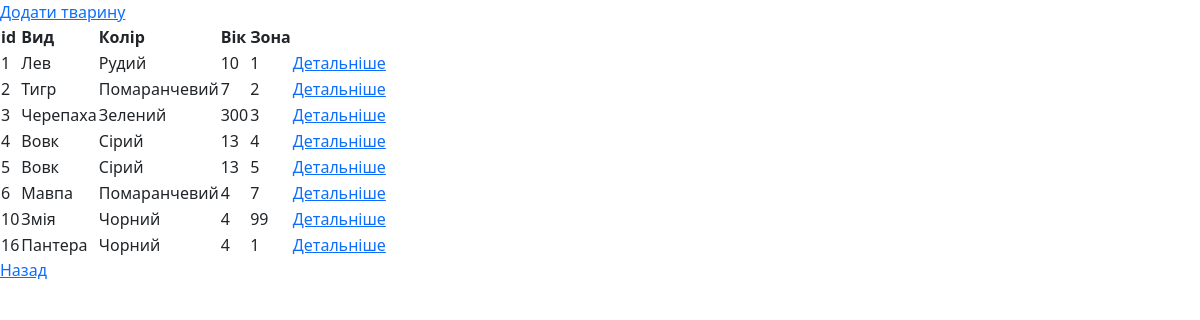
The page /moderator/animals on the database as committed earlier.
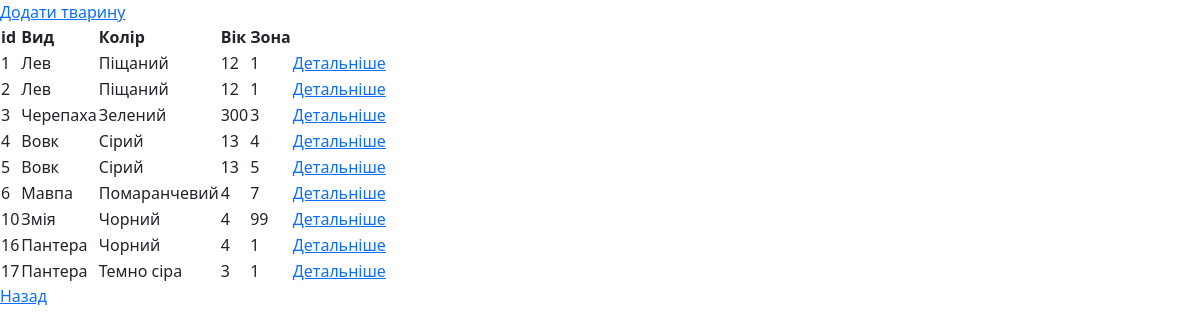
The same page on the database as committed later.
### main/models.py (models this page shows, shortened)
class Animal(models.Model):
    id = models.IntegerField("№", primary_key=True)
    type = models.CharField("Вид", max_length=20)
    color = models.CharField("Колір", max_length=20)
    age = models.IntegerField("Вік")
    zone = models.IntegerField("Зона")

### moderator/views.py (the view)
# urls.py: path('animals', views.show_animals, name="animals_u")
def show_animals(request):
    all_animals = Animal.objects.all()
    return render(request, "moderator/animal/show.html", {'all_animals':all_animals})

### moderator/templates/moderator/animal/show.html (shortened to what this page needs)
{% extends "layout_m.html" %}
{% block content %}
<a href="{% url 'animals_create' %}">Додати тварину</a>
<br>
<table>
    <tr>
        <th>id</th>
        <th>Вид</th>
        <th>Колір</th>
        <th>Вік</th>
        <th>Зона</th>
    </tr>
    {% for i in all_animals %}
    <tr>
        <td>{{ i.id }}</td>
        <td>{{ i.type }}</td>
        <td>{{ i.color }}</td>
        <td>{{ i.age }}</td>
        <td>{{ i.zone }}</td>
        <td>
            <a href="{% url 'detail_view' i.id %}">Детальніше</a>
        </td>
     </tr>
    {% endfor %}
</table>
<a href="..">Назад</a><br>
{% endblock %}

Rows that differ between the two databases and show on the page:
changed Animal id 1: color "Рудий" → "Піщаний"; age "10" → "12"
changed Animal id 2: type "Тигр" → "Лев"; color "Помаранчевий" → "Піщаний"; age "7" → "12"; zone "2" → "1"
added Animal: id "17", type "Пантера", color "Темно сіра", age "3", zone "1"
